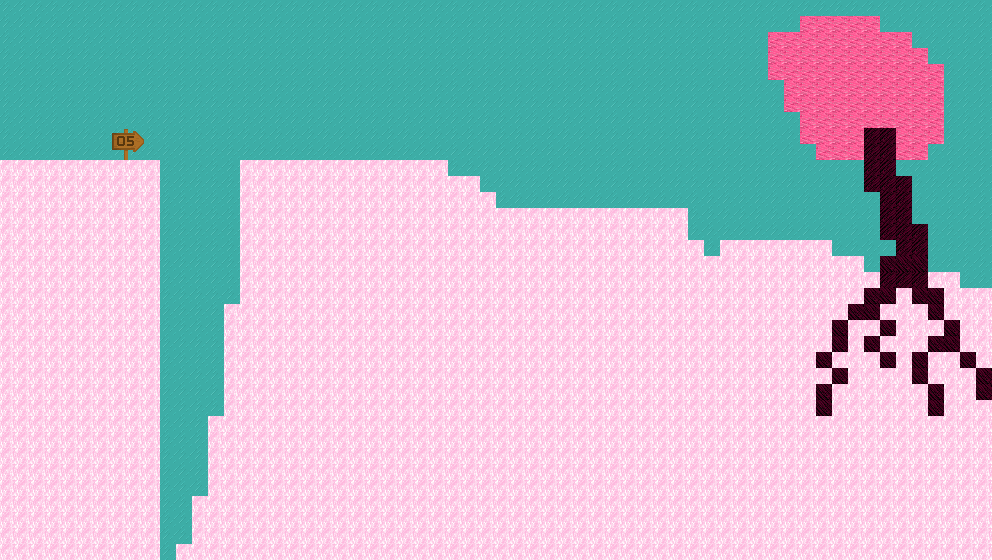

This is a level from a 2D game, rendered from its Tiled map with the project's own tilesets. A one-line summary and the map file follow, with tile-layer data summarised:
An orthogonal 62x35 tile map with 16x16 px tiles, 4 tile layers (Background, Background_2, BackgroundPlatforms, Platforms).

<map version="1.10" tiledversion="1.10.2" orientation="orthogonal" renderorder="right-down" width="62" height="35" tilewidth="16" tileheight="16" infinite="0" nextlayerid="5" nextobjectid="1">
 <tileset firstgid="1" source="../tileset/original_sprites.tsx" />
 <layer id="2" name="Background" width="62" height="35">
  <data>[2170 cells, 2170 non-empty, 3 distinct tile ids]</data>
 </layer>
 <layer id="4" name="Background_2" width="62" height="35">
  <data>[2170 cells, 1 non-empty, 1 distinct tile ids]</data>
 </layer>
 <layer id="3" name="BackgroundPlatforms" width="62" height="35">
  <data>[2170 cells, 1271 non-empty, 2 distinct tile ids]</data>
 </layer>
 <layer id="1" name="Platforms" width="62" height="35">
  <data>[2170 cells, 120 non-empty, 2 distinct tile ids]</data>
 </layer>
</map>
